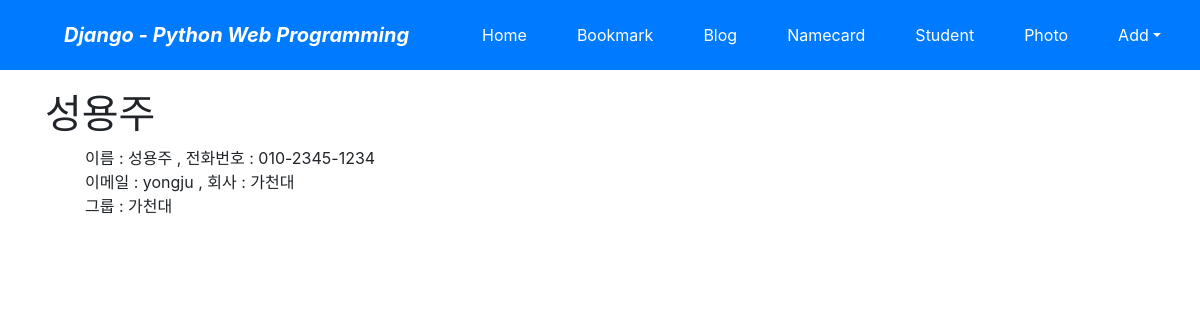
/namecard/1/, run on an earlier commit of the app's database.
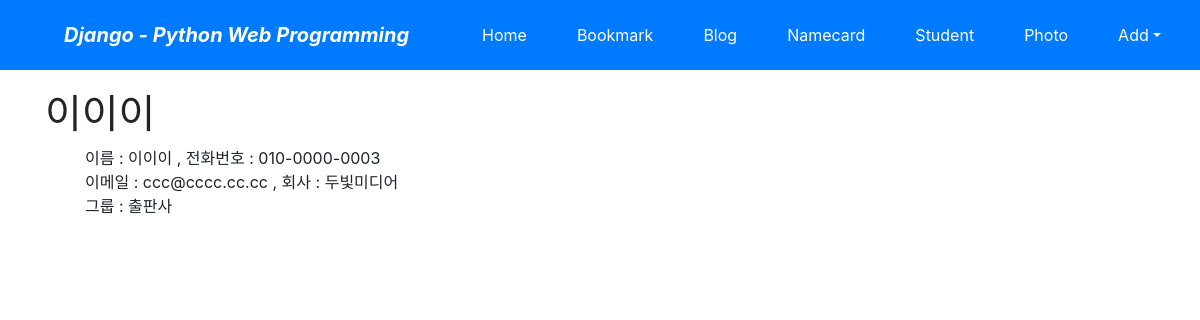
And on a later commit of the database.
### namecard/models.py (models this page shows, shortened)
class Namecard_TBL(models.Model):
    name=models.CharField('NAME',max_length=100,blank=False)
    tel = models.CharField('MOBILE',max_length=50,blank=False)
    company = models.CharField('COMPANY', max_length=50, blank=False)
    email = models.CharField('EMAIL', max_length=50, blank=False)
    group = models.CharField('GROUP', max_length=50, blank=False)
    create_dt = models.DateTimeField('CREATE DATE', auto_now_add=True)
    modify_dt = models.DateTimeField('MODIFY DATE', auto_now=True) # 현재 날짜 갱신
    birth_dt = models.DateTimeField('BIRTH DATE', auto_now=False)
    class Meta:
        ordering = ('group','name',)

### namecard/views.py (the view)
# urls.py: path('<int:pk>/',NamecardDV.as_view(model=Namecard_TBL),name='detail'),
class NamecardDV(DetailView): # NamecardDetail 클래스형 뷰 정의
    model = Namecard_TBL

### namecard/templates/namecard/namecard_tbl_detail.html (shortened to what this page needs)
{% extends "base.html" %}
{% block content %}
        <div id = "content">
            <h1>{{object.name}}</h1>
            <ul>
            이름 : {{object.name}} ,   전화번호 :   {{object.tel}}<br>
            이메일 : {{object.email}} ,   회사 :   {{object.company}}<br>
            그룹 : {{object.group}}
            </ul>
 {% endblock %}

What changed in the data, as far as the page shows it:
changed Namecard_TBL: name "성용주" → "이이이"; tel "010-2345-1234" → "010-0000-0003"; email "yongju" → "ccc@cccc.cc.cc"; company "가천대" → "두빛미디어"; group "가천대" → "출판사"
